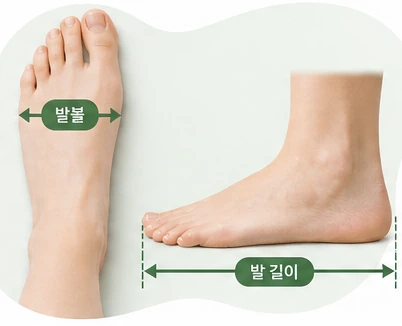
#> input picture web/foot_measurement.webp, 402 x 326 px
$ python -i geometry.py   (imports and definitions only)
#> lines starting #> are read from the running program, lines starting #| are printed output that depends on the picture
#> further down, picture is the input picture: shape (326, 402, 3); mean B, G, R 202.7, 215.8, 225.3
### core/detect_a4_experimental.py
"""EXPERIMENTAL fully automatic blank-A4 proposal generator from 2D lines.

No training or photo-specific coordinates. This detector is conservative: only
high-contrast, geometrically consistent candidates are returned. Prefer the
proven v29 detector when source code is available. Never accept proposals
solely because an orange quad can be drawn around a foot.
"""
from dataclasses import dataclass
import cv2
import numpy as np
from .refine_a4 import order_quad


@dataclass
class Proposal:
    corners: np.ndarray
    confidence: float
    edges_supported: int
    reason: str


def line_geom(segment):
    p=np.array(segment[:2],dtype=float);q=np.array(segment[2:],dtype=float)
    v=q-p;length=np.linalg.norm(v)
    if length<1:return None
    theta=np.degrees(np.arctan2(v[1],v[0]))%180
    normal=np.array([-v[1],v[0]])/length
    return p,q,theta,normal,float(length)


def signed_edge_support(gray,seg,offset=6):
    geom=line_geom(seg)
    if geom is None:return 0.
    p,q,theta,n,length=geom;h,w=gray.shape
    t=np.linspace(.18,.82,21)
    c=p[None,:]+t[:,None]*(q-p)[None,:]
    pa=np.rint(c+n*offset).astype(int);pb=np.rint(c-n*offset).astype(int)
    ok=(pa[:,0]>=0)&(pa[:,0]<w)&(pa[:,1]>=0)&(pa[:,1]<h)&(pb[:,0]>=0)&(pb[:,0]<w)&(pb[:,1]>=0)&(pb[:,1]<h)
    if ok.sum()<15:return 0.
    a=gray[pa[ok,1],pa[ok,0]].astype(float);b=gray[pb[ok,1],pb[ok,0]].astype(float)
    return float(abs(np.median(a-b)))


def intersect(a,b):
    pa,qa,*_=line_geom(a);pb,qb,*_=line_geom(b)
    va=qa-pa;vb=qb-pb
    A=np.stack((va,-vb),axis=1)
    if abs(np.linalg.det(A))<.06*np.linalg.norm(va)*np.linalg.norm(vb):return None
    t=np.linalg.solve(A,pb-pa)
    return pa+t[0]*va


def proposal_score(gray,hsv,quad,local_std):
    h,w=gray.shape
    region=np.zeros((h,w),np.uint8);cv2.fillConvexPoly(region,np.rint(quad).astype(int),1)
    inner=cv2.erode(region,np.ones((17,17),np.uint8))
    # paper area can be occluded but must contain enough near-white pixels;
    # the highly textured floor alone is not a valid A4.
    if inner.sum()<.06*h*w:return None
    c=gray[inner>0];S=hsv[:,:,1][inner>0]
    bright=float(np.mean((c>145)&(S<83)))
    if bright<.18:return None
    # Wood-grain and other flat surfaces frequently form plausible rectangles.
    # Real blank A4 interior is mostly smooth even with an occluding foot.
    paper_like=(inner>0)&(gray>145)&(hsv[:,:,1]<83)
    if np.count_nonzero(paper_like)<600:return None
    smooth=float(np.mean(local_std[paper_like]<4.))
    if smooth<.67:return None
    center=quad.mean(axis=0);supports=[]
    skin_mask=((hsv[:,:,0]<30)&(hsv[:,:,1]>20)&(hsv[:,:,2]>45))
    for j in range(4):
        a,b=quad[j],quad[(j+1)%4];d=b-a;length=np.linalg.norm(d)
        if length<55:return None
        n=center-(a+b)/2;n=n/max(np.linalg.norm(n),1)
        t=np.linspace(.10,.90,34);c=a[None,:]+t[:,None]*d[None,:]
        inn=np.rint(c+9*n[None,:]).astype(int);out=np.rint(c-9*n[None,:]).astype(int)
        ok=(inn[:,0]>=0)&(inn[:,0]<w)&(inn[:,1]>=0)&(inn[:,1]<h)&(out[:,0]>=0)&(out[:,0]<w)&(out[:,1]>=0)&(out[:,1]<h)
        inn=inn[ok];out=out[ok]
        if len(inn)<18:return None
        diff=gray[inn[:,1],inn[:,0]].astype(float)-gray[out[:,1],out[:,0]].astype(float)
        skin=skin_mask[inn[:,1],inn[:,0]]
        supports.append((float(np.percentile(diff,44)),float(np.mean(diff>11)),float(np.mean(skin))))
    good=sum(1 for contrast,portion,skin in supports if contrast>11 and portion>.45)
    if good<3:return None
    if any(skin>.68 for c,f,skin in supports):return None
    contrast=float(np.sum(np.clip([x[0] for x in supports],-20,80)))
    return (contrast*.15+bright*18+good*6+smooth*14),good


def detect_a4(image,*,max_lines=30):
#> called with max_lines = 16
    if image is None or image.ndim!=3:return None
    im=image
    h,w=im.shape[:2]
    lab=cv2.cvtColor(im,cv2.COLOR_BGR2LAB).astype(float)
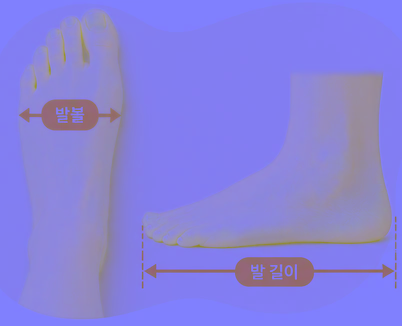
#> lab: shape (326, 402, 3) float64; mean B, G, R 220.9, 129.3, 136
    gray=cv2.GaussianBlur(lab[:,:,0]+1.2*(128-lab[:,:,2]),(7,7),0)
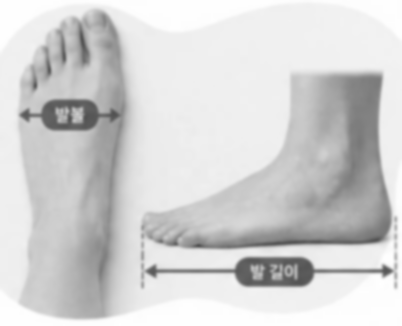
#> gray: shape (326, 402) float64; min 82.32, max 255, mean 211.3
    gray=np.uint8(np.clip(gray,0,255))
    hsv=cv2.cvtColor(im,cv2.COLOR_BGR2HSV)
#> hsv: shape (326, 402, 3); mean H, S, V 32.2, 31.9, 228.8
    gl=gray.astype(np.float32)
    local_mean=cv2.blur(gl,(13,13))
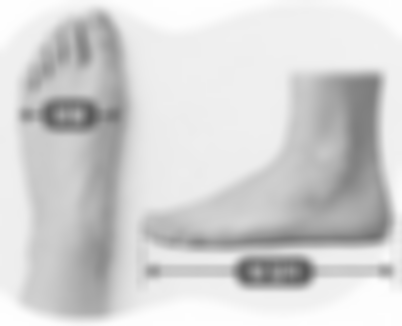
#> local_mean: shape (326, 402) float32; min 89.56, max 254, mean 210.8
    local_std=np.sqrt(np.maximum(0.,cv2.blur(gl*gl,(13,13))-local_mean*local_mean))
    raw=cv2.createLineSegmentDetector(cv2.LSD_REFINE_STD).detect(gray)[0]
#> raw = 176 rows, first 6: [392.5, 271, 383.2, 277.8], [384.2, 263.3, 391, 269.2], [306.9, 285.9, 241.9, 285.9], [215.7, 248.4, 180.6, 247.9], [314.7, 273.8, 306.4, 285.6], [302.2, 255.6, 312.8, 263.6]
#> (the rest of the program and of its run is left out)
